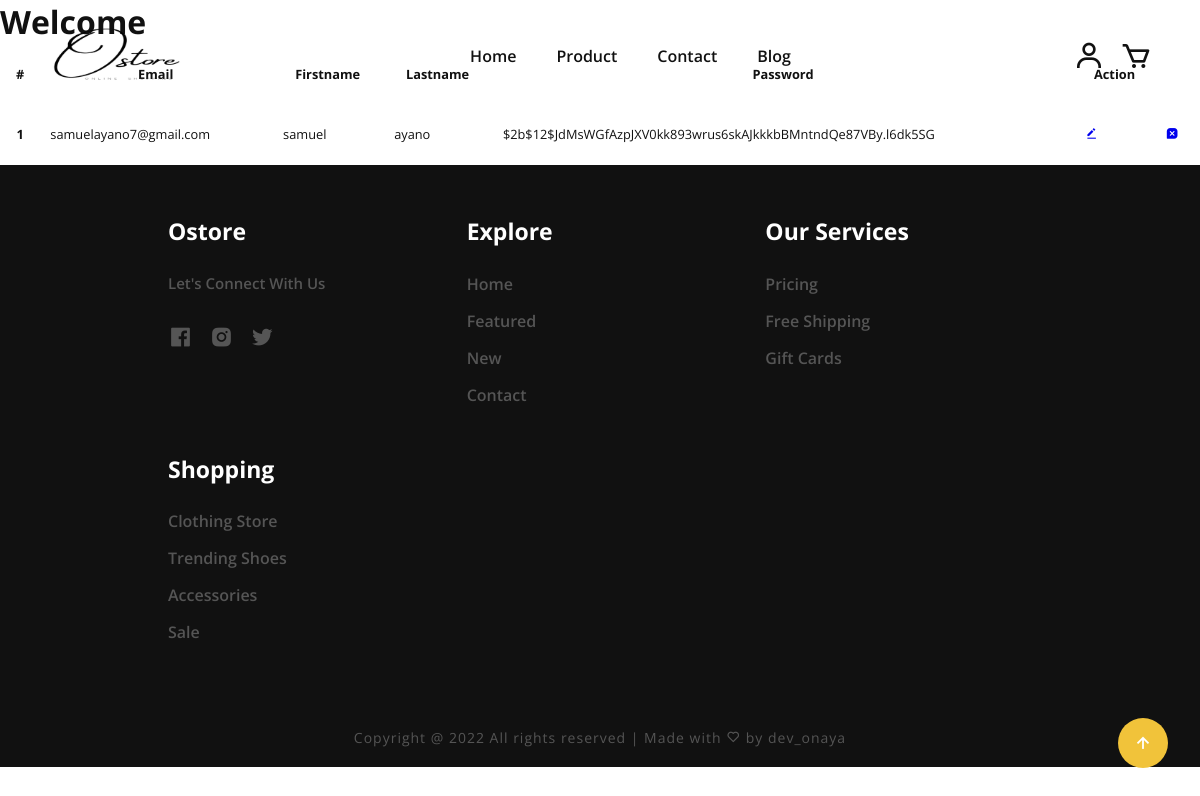
/users, run on an earlier commit of the app's database.
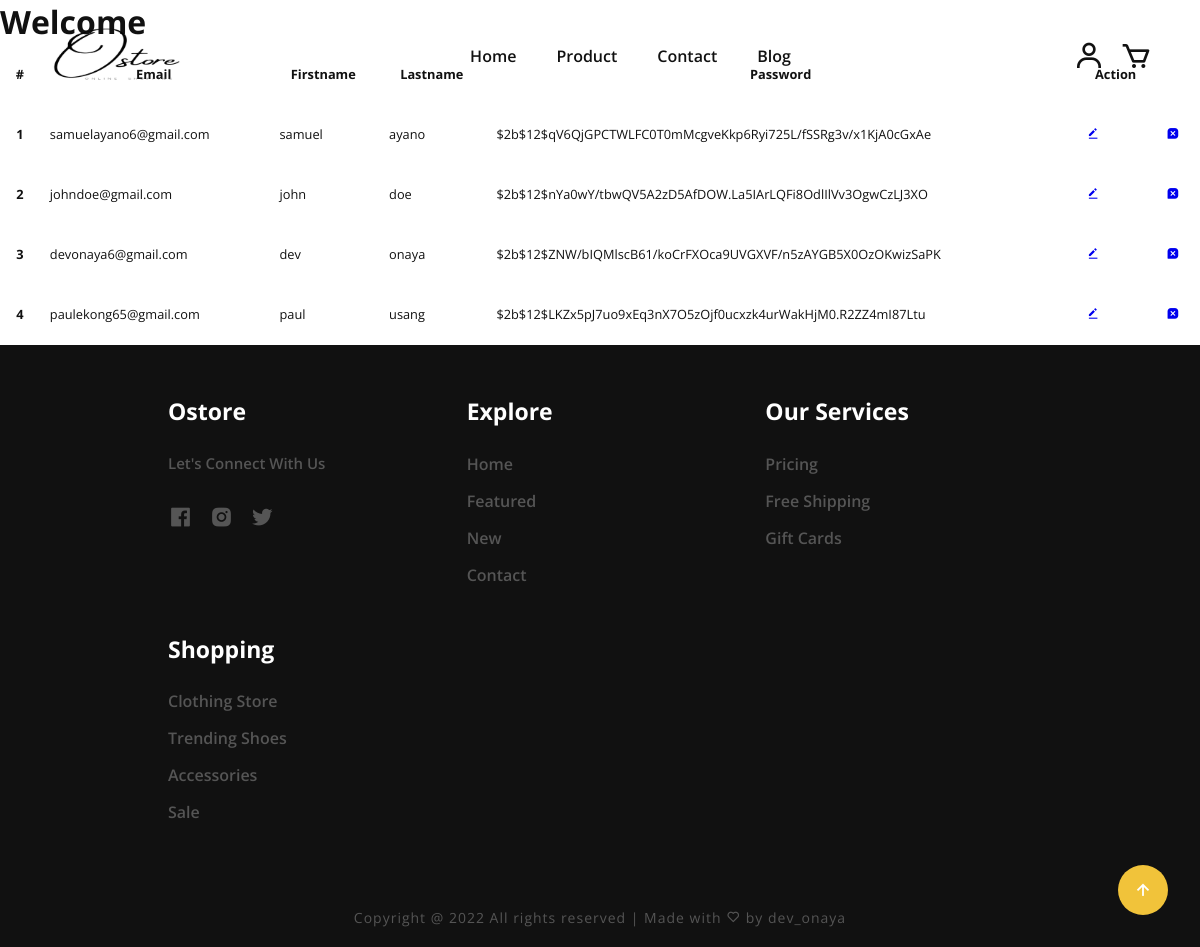
And on a later commit of the database.
### myapp/models.py (models this page shows, shortened)
class  User(db.Model, UserMixin):
    __tablename__ = "user"
    id = db.Column(db.Integer, primary_key=True)
    firstname = db.Column(db.String(20), unique=False)
    lastname = db.Column(db.String(120), unique=False)
    email = db.Column(db.String(120), unique=True)
    password = db.Column(db.String(60), nullable=False)
    carts= db.relationship("Cart", backref="user", lazy=True)

### myapp/admin.py (the view)
@admin.route("/users")
def users():
    user = User.query.all()
    return render_template("admin/users.html", title="Users", user=user)

### myapp/templates/admin/users.html (shortened to what this page needs)
{% extends 'store/base.html' %}
{% block content %}
    <h1>Welcome</h1>
  <table class="table">
    <thead class="table-light">
      <tr>
        <th scope="col">#</th>
        <th scope="col">Email</th>
        <th scope="col">Firstname</th>
        <th scope="col">Lastname</th>
        <th scope="col">Password</th>
        <th scope="col">Action</th>
      </tr>
    </thead>
    {% for user in user  %}
    <tbody>
      <tr>
        <th scope="row">{{user.id}}</th>
        <td>{{user.email}}</td>
        <td>{{user.firstname}}</td>
        <td>{{user.lastname}}</td>
        <td>{{user.password}}</td>
        <td><a href="#"><i class='bx bxs-edit-alt'></i></a></td>
        <td> <a href="{{ url_for('admin.delete_users', user_id=user.id)}}" class="delete"  onclick="ConfirmDelete()" title="Delete" data-toggle="tooltip"><i class='bx bxs-message-square-x'></i></a></td>
      </tr>
    </tbody>
    {% endfor %}
  </table>
{% endblock content %}

### myapp/templates/store/base.html (shortened to what this page needs)
<html lang="en">
<head>
    <link rel="stylesheet" href="{{ url_for('static', filename='css/style.css') }}">
   <link rel="stylesheet"
    href="https://unpkg.com/boxicons@latest/css/boxicons.min.css">
</head>
<body>
        <header>
            <a href="{{ url_for('user.home') }}"  class="logo"><span class="logo"><img src="{{ url_for('static', filename='img/1bg1.png') }}" alt=""></span></a>
            <ul class="navlist">
                <li><a href="{{ url_for('user.home') }}">Home</a></li>
                <li><a href="{{ url_for('product.products') }}">Product</a></li>
                <li><a href="#contact">Contact</a></li>
                <li><a href="#contact">Blog</a></li>
            </ul>
            <div class="header-icon">
                <div class="account">
                    <a href="#" id="dropdown" class="dropdown"><i class='bx bx-user'></i></a>
                </div>
                <a href="{{ url_for('user.carts') }}"><i class='bx bx-cart' ></i></a>
            </div>
        </header>
        {% block content %}
        {% endblock%}
        <footer >
        <div class="main-contact">
            <h3>Ostore</h3>
            <h5>Let's Connect With Us</h5>
            <div class="icons">
                <a href="#"><i class="bx bxl-facebook-square"></i></a>
                <a href="#"><i class="bx bxl-instagram-alt"></i></a>
                <a href="#"><i class="bx bxl-twitter"></i></a>
            </div>
        </div>
        <div class="main-contact">
            <h3>Explore</h3>
            <li><a href="#">Home</a></li>
            <li><a href="#">Featured</a></li>
            <li><a href="#">New</a></li>
            <li><a href="#">Contact</a></li>
        </div>
        <div class="main-contact">
            <h3>Our Services</h3>
            <li><a href="#">Pricing</a></li>
            <li><a href="#">Free Shipping</a></li>
            <li><a href="#">Gift Cards</a></li>
        </div>
        <div class="main-contact">
            <h3>Shopping</h3>
            <li><a href="#">Clothing Store</a></li>
            <li><a href="#">Trending Shoes</a></li>
            <li><a href="#">Accessories</a></li>
            <li><a href="#">Sale </a></li>
        </div>
    </footer>
    <div class="last-text">
        <p>Copyright @ 2022 All rights reserved | Made with <i class='bx bx-heart'></i> by dev_onaya</p>
    </div>
        <a href="#" class="top"><i class="bx bx-up-arrow-alt"></i></a>
</body>
</html>

### myapp/static/css/style.css (style rules this page uses)
* { padding: 0; margin: 0; box-sizing: border-box; font-family: 'Open Sans', sans-serif; list-style: none; text-decoration: none; scroll-behavior: smooth; }
:root { --white: #F7F8FC; --bg-color:#ffffff; --text-color:#111111; --main-color:#f1c33a; --auth-color:#fec116; --big-font: 4.5rem; --h2-font:3.3rem; --h3-font:2rem; --normal-font:1rem; }
body { background: var(--bg-color); color: var(--text-color); }
header { width: 100%; top: 0; right: 0; z-index: 1000; position: fixed; display: flex; align-items: center; justify-content: space-between; background: transparent; padding: 20px 4%; transition: all .35s ease; }
.logo { width: 140px; }
.logo img { width: 100%; height: auto; }
.navlist { display: flex; position: relative; }
.navlist a { color: var(--text-color); font-weight: 600; padding: 10px 20px; font-size: var(--normal-font); transition: all .36s ease; }
.header-icon { display: flex; }
.header-icon { display: flex; align-items: center; justify-content: center; gap: 15px; }
.header-icon i { font-size: 32px; color:var(--text-color); transition: all .36s ease; }
footer { padding: 50px 14%; background: var(--text-color); display: grid; grid-template-columns: repeat(auto-fit, minmax(200px, auto)); gap: 2rem; }
.main-contact h3 { font-size: 23px; margin-bottom: 1.6rem; color: var(--bg-color); }
.main-contact h5 { font-size: 15px; font-weight: 600; color: #555; }
.icons { display: flex; margin-top: 2rem; }
.icons i { font-size: 25px; margin-right: 1rem; color: #555; transition: all .35s ease; }
.main-contact li { margin-bottom: 15px; }
.main-contact li a { display: block; color: #555; font-size: var(--normal-font); font-weight: 600; transition: all .35s ease ; }
.last-text { text-align: center; padding: 20px; background: var(--text-color); }
.last-text p { color: #555; font-size: 14px; letter-spacing: 1px; }
.top { position: fixed; bottom: 2rem; right: 2rem; }
.top i { font-size: 22px; color: var(--bg-color); padding: 14px; background: var(--main-color); border-radius: 2rem; }
::placeholder { color:transparent; }
table { width: 100%; }
.cart-content table , th, td { border-collapse: collapse; padding: 20px 10px; font-size: 0.8rem; }

What changed in the data, as far as the page shows it:
changed User "samuel": email "samuelayano7@gmail.com" → "samuelayano6@gmail.com"; password "$2b$12$JdMsWGfAzpJXV0kk893wrus6skAJkkkbBMntndQe87VBy.l6dk5SG" → "$2b$12$qV6QjGPCTWLFC0T0mMcgveKkp6Ryi725L/fSSRg3v/x1KjA0cGxAe"
added User: id "2", email "johndoe@gmail.com", firstname "john", lastname "doe", password "$2b$12$nYa0wY/tbwQV5A2zD5AfDOW.La5IArLQFi8OdlIlVv3OgwCzLJ3XO"
added User: id "3", email "devonaya6@gmail.com", firstname "dev", lastname "onaya", password "$2b$12$ZNW/bIQMlscB61/koCrFXOca9UVGXVF/n5zAYGB5X0OzOKwizSaPK"
added User: id "4", email "paulekong65@gmail.com", firstname "paul", lastname "usang", password "$2b$12$LKZx5pJ7uo9xEq3nX7O5zOjf0ucxzk4urWakHjM0.R2ZZ4mI87Ltu"
